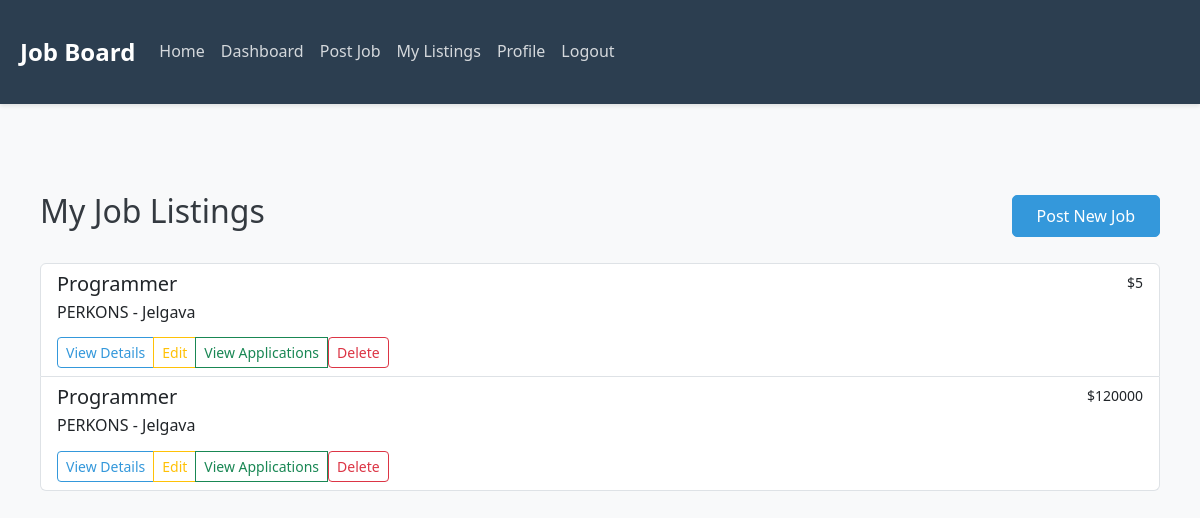
/my_listings (signed in), run on the app's committed database.
### tables this page shows
CREATE TABLE job (
                id INTEGER PRIMARY KEY AUTOINCREMENT,
                title TEXT NOT NULL,
                description TEXT NOT NULL,
                requirements TEXT NOT NULL,
                salary INTEGER NOT NULL,
                company_id INTEGER NOT NULL,
                created_at TIMESTAMP DEFAULT CURRENT_TIMESTAMP,
                FOREIGN KEY (company_id) REFERENCES company (id)
            );

CREATE TABLE company (
                id INTEGER PRIMARY KEY AUTOINCREMENT,
                name TEXT NOT NULL,
                location TEXT NOT NULL,
                industry TEXT NOT NULL,
                owner_id INTEGER NOT NULL,
                FOREIGN KEY (owner_id) REFERENCES user (id)
            );

### app.py (the view)
@app.route('/my_listings')
@login_required
def my_listings():
    if current_user.role != 'employer':
        return redirect(url_for('dashboard'))
    db = get_db()
    cursor = db.cursor()
    cursor.execute('SELECT * FROM company WHERE owner_id = ?', (current_user.id,))
    company = cursor.fetchone()
    if not company:
        flash('Please set up your company profile first')
        db.close()
        return redirect(url_for('company_profile'))
    cursor.execute('''
        SELECT j.*, c.name as company_name, c.location, c.industry
        FROM job j
        JOIN company c ON j.company_id = c.id
        WHERE j.company_id = ?
        ORDER BY j.id DESC
    ''', (company['id'],))
    jobs = cursor.fetchall()
    db.close()
    return render_template('my_listings.html', jobs=jobs)

### app.py (called while the page is built)
def get_db():
    db = sqlite3.connect(DATABASE)
    db.row_factory = sqlite3.Row
    return db

@login_manager.user_loader
def load_user(user_id):
    db = get_db()
    cursor = db.cursor()
    cursor.execute('SELECT * FROM user WHERE id = ?', (user_id,))
    user_data = cursor.fetchone()
    db.close()
    if user_data:
        return User(user_data['id'], user_data['name'], user_data['email'],
                   user_data['password'], user_data['role'])
    return None

### templates/my_listings.html
{% extends "base.html" %}
{% block content %}
<div class="container mt-4">
    <div class="d-flex justify-content-between align-items-center mb-4">
        <h2>My Job Listings</h2>
        <a href="{{ url_for('post_job') }}" class="btn btn-primary">Post New Job</a>
    </div>
    {% if jobs %}
    <div class="list-group">
        {% for job in jobs %}
        <div class="list-group-item">
            <div class="d-flex w-100 justify-content-between">
                <h5 class="mb-1">{{ job['title'] }}</h5>
                <small>${{ job['salary'] }}</small>
            </div>
            <p class="mb-1">{{ job['company_name'] }} - {{ job['location'] }}</p>
            <div class="btn-group mt-2">
                <a href="{{ url_for('job_details', job_id=job['id']) }}" class="btn btn-sm btn-outline-primary">View Details</a>
                <a href="{{ url_for('edit_job', job_id=job['id']) }}" class="btn btn-sm btn-outline-warning">Edit</a>
                <a href="{{ url_for('job_applications', job_id=job['id']) }}" class="btn btn-sm btn-outline-success">View Applications</a>
                <form action="{{ url_for('delete_job', job_id=job['id']) }}" method="POST" class="d-inline">
                    <button type="submit" class="btn btn-sm btn-outline-danger" onclick="return confirm('Are you sure you want to delete this job posting?')">Delete</button>
                </form>
            </div>
        </div>
        {% endfor %}
    </div>
    {% else %}
    <div class="alert alert-info">
        <p>You haven't posted any jobs yet.</p>
        <a href="{{ url_for('post_job') }}" class="btn btn-primary">Post Your First Job</a>
    </div>
    {% endif %}
</div>
{% endblock %}

### static/css/styles.css (style rules this page uses)
:root { --primary-color: #2c3e50; --secondary-color: #3498db; --accent-color: #e74c3c; --light-gray: #f8f9fa; --dark-gray: #343a40; --success-color: #2ecc71; --warning-color: #f1c40f; --danger-color: #e74c3c; }
body { font-family: 'Segoe UI', Tahoma, Geneva, Verdana, sans-serif; line-height: 1.6; color: var(--dark-gray); background-color: var(--light-gray); }
.btn-primary { background-color: var(--secondary-color); border-color: var(--secondary-color); padding: 0.5rem 1.5rem; border-radius: 5px; transition: all 0.3s ease; }
.btn-outline-primary { color: var(--secondary-color); border-color: var(--secondary-color); }

### templates/base.html (style rules this page uses)
.container { max-width: 1200px; margin: 0 auto; padding: 20px; }

### data on the page
job: title "Programmer", salary "5", company_name "PERKONS", location "Jelgava"
job: title "Programmer", salary "120000", company_name "PERKONS", location "Jelgava"
